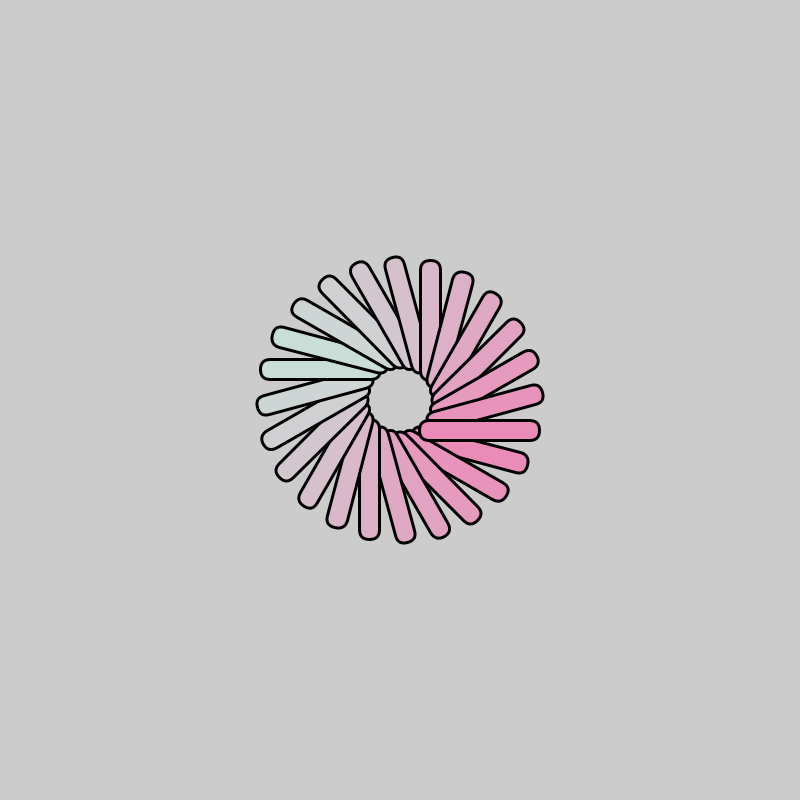
Frame 1 (no input)
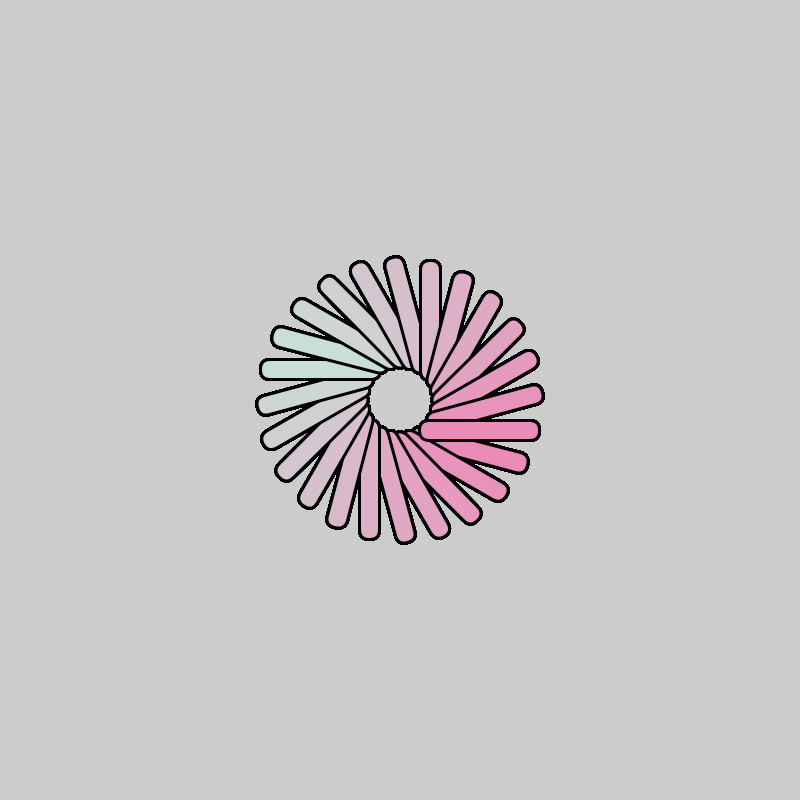
Frame 60 (the mouse pressed at the canvas centre just before this capture)
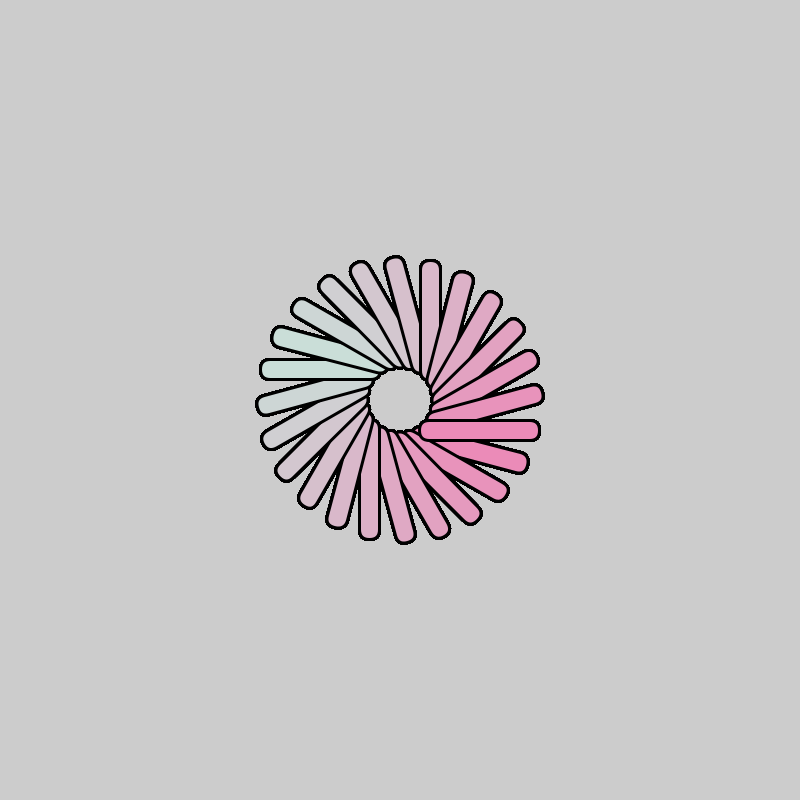
Frame 120 (the mouse held since frame 60 and released just before this capture)

The Processing sketch that drew these frames (run headless with seeded random() and noise(); from frame 60 on, the mouse is pressed at the canvas centre):

// Processing sketch: colorescert
// ── colorescert.pde
// VARILES DE POCISION

float x;
float y;
int f = 24;
// VARIABLE DE COLOR

color from = color(204, 102, 0);           // DESDE
color to = color(0, 102, 153);             // HASTA
color interA = lerpColor(from, to, .33);   // Pibote intermedio de color
color interB = lerpColor(from, to, .66);   // Pibote intermedio de color

color c1,c2;

color desde = color     (208,80,114);
color hasta = color     (96,151,158);
color medG  = lerpColor (desde, hasta, .33);
color medH  = lerpColor (desde, hasta, .66);


// POS

int x1 = 0;
int y1 = 400;
int x2 = 80;
int y2 = 90;

// COLOR

int r = 0;
int g = 0;
int b = 0;

// LISTAS
color [] lista;

void setup(){

 c1 = color(235,139,184);
 c2 = color(199,229,219);

 size(800,800);
 lista = new color[f];                  // f represenata el total de los objetos en lista
 for(int i = 0; i < f/2; i ++){         //  f/2 para que el maximo del for se manifieste justo en la mitad
 float amt = map(i,0,f/2,0,1);          // mapear el valor de i para incorporarlo al lerp ("solo acepta 1 - 0")
 lista[i] = lerpColor(c1,c2,amt);       // Esta lista es la que describe los limites de colores (En el lerp)
 }
}

void draw(){
//fill(0);
// for (int i = 0; i < 10; i ++){
// fill(cObjeto);
// fill(lista[i]);
//   ellipse(x + i *22, y + i*22,20,20);
// }

  //background(255);     // comprobar el color de los objetos
  //fill(c1);            // comprobar el color de los objetos
  //rect(10,10,50,50);

  //noStroke();
  stroke(0);
  strokeWeight(3);
  translate(width/2, height/2);       // punto (0,0)/ ORIGEN en el centro del sketch
  for(int i = 0; i < f; i++){      // i = angulo de rotacion 0-360/ Separacion entre lineas
    // float x = sin(radians(i))*150;  // variable de rotacion
    //float y = cos(radians(i))*150;  // variable de rotacion

      //pushMatrix();
      
  if (i < 12){
    fill(lista[i]);
  }
else {
  fill(lista[(f-1)-i]);
}

      translate(x, y);
   rotate(radians(360/f));
      // rotate(radians(i));    // proporciona movimiento al sketch/ cambia los ejes/ direccion de rotacion
      // noStroke();                    // sin bordes
      // lerpColor(desde,hasta,medG);
      rect(20, 20, 120, 20, 25);

    //  popMatrix();

  }

//   stroke(255);
//   fill(desde);
//   ellipse(10,y, 50,50);
//   fill(medG);
//   ellipse(30,y, 50,50);
//   fill(medH);
//   ellipse(50,y, 50,50);
//   fill(hasta);
//   ellipse(80,y, 50,50);
//
//   noFill();
//   // EL ORDEN SI IMPORTA
//
// stroke(255);
// fill(from);
// rect(10, 20, 20, 60);
// fill(interA);
// rect(30, 20, 20, 60);
// fill(interB);
// rect(50, 20, 20, 60);
// fill(to);
// rect(70, 20, 20, 60);

}

////////////////////////// CORRECCION DE COLOR ////////////////////////////////
/*
void setup(){
size (500,500);
noStroke();
c1 = color(235,139,184);
c2 = color(199,229,219);
lista = new color[10];
for(int i = 0; i < 10; i ++){
float amt = map(i,0,0,1);
lista[i] = lerpColor(c1,c2,amt);
}


*/

/*
// APLICACION PARA HACER CAJITAS CHORAS
niceBox

CUD

PROCESO DE CAM

*/
